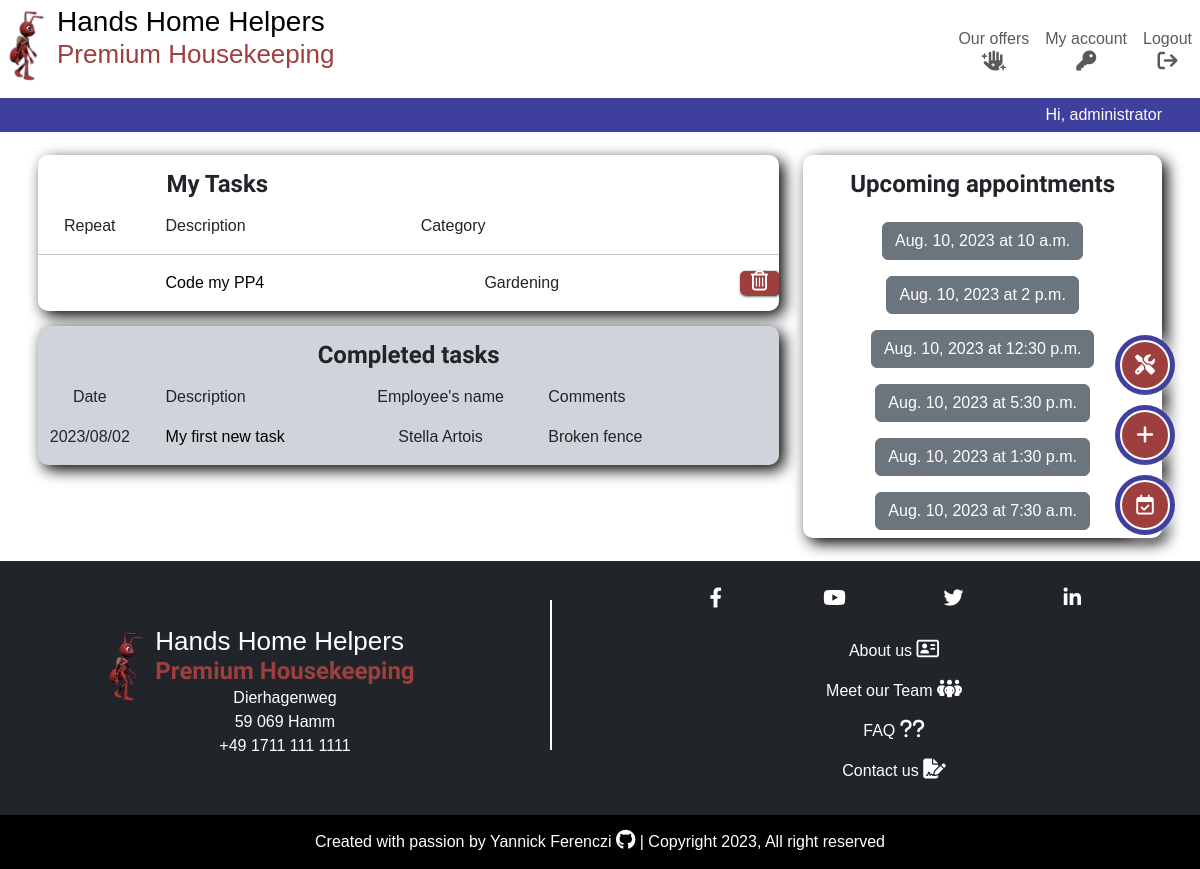
Before: /dashboard/ (signed in) with the older database file.
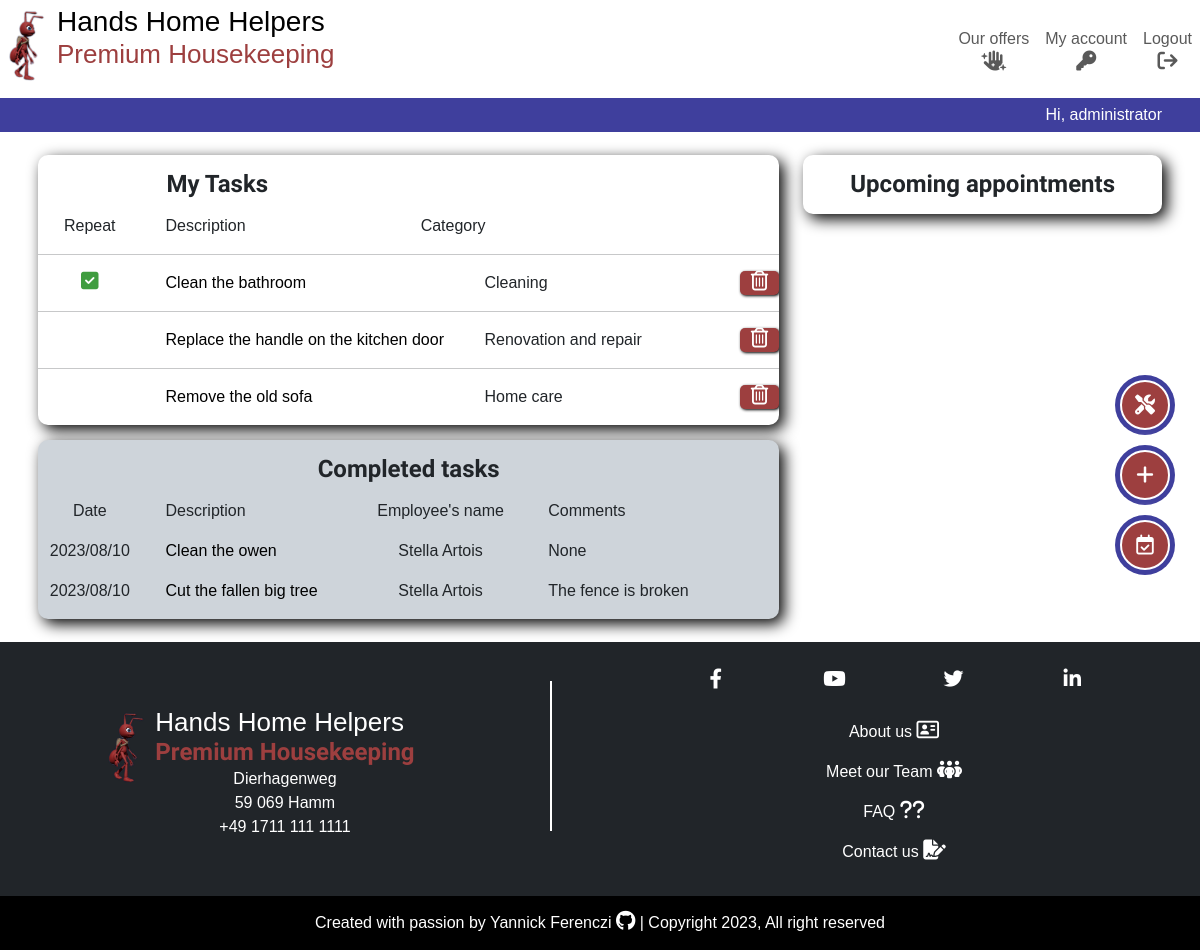
After: the same page with the newer database file.
### tasks/models.py (models this page shows, shortened)
class Task(models.Model):
    CATEGORIES = [
        ("Gardening", "Gardening"),
        ("Cleaning", "Cleaning"),
        ("Garden patch", "Garden patch"),
        ("Swimming pool", "Swimming pool"),
        ("Renovation and repair", "Renovation and repair"),
        ("Home care", "Home care"),
    ]
    name = models.CharField(max_length=250, )
    done = models.BooleanField(default=False)
    owner = models.ForeignKey(
        User,
        on_delete=models.CASCADE,
        related_name="task_owner",
    )
    created_on = models.DateField(auto_now_add=True)
    category = models.CharField(
        max_length=50,
        choices=CATEGORIES,
        default="CLEANING",
    )
    repeat = models.BooleanField(default=False)
    employee = models.ForeignKey(
        Employee,
        on_delete=models.PROTECT,
        related_name="employees",
        blank=True,
        null=True,
    )
    comment = models.CharField(max_length=250, blank=True, null=True)
    class Meta:
        ordering = ["-created_on"]

class Employee(models.Model):
    first_name = models.CharField(max_length=250)
    last_name = models.CharField(max_length=250)
    active = models.BooleanField(default=True)
    @property
    def full_name(self):
        return f"{self.first_name} {self.last_name}"

### appointments/models.py (models this page shows, shortened)
class Appointment(models.Model):
    POSSIBLE_TIME = [
        (time.fromisoformat("07:00"), "7:00"),
        (time.fromisoformat("07:30"), "7:30"),
        (time.fromisoformat("08:00"), "8:00"),
        (time.fromisoformat("08:30"), "8:30"),
        (time.fromisoformat("09:00"), "9:00"),
        (time.fromisoformat("09:30"), "9:30"),
        (time.fromisoformat("10:00"), "10:00"),
        (time.fromisoformat("10:30"), "10:30"),
        (time.fromisoformat("11:00"), "11:00"),
        (time.fromisoformat("11:30"), "11:30"),
        (time.fromisoformat("12:00"), "12:00"),
        (time.fromisoformat("12:30"), "12:30"),
        (time.fromisoformat("13:00"), "13:00"),
        (time.fromisoformat("13:30"), "13:30"),
        (time.fromisoformat("14:00"), "14:00"),
        (time.fromisoformat("14:30"), "14:30"),
        (time.fromisoformat("15:00"), "15:00"),
        (time.fromisoformat("15:30"), "15:30"),
        (time.fromisoformat("16:00"), "16:00"),
        (time.fromisoformat("16:30"), "16:30"),
        (time.fromisoformat("17:00"), "17:00"),
        (time.fromisoformat("17:30"), "17:30"),
        (time.fromisoformat("18:00"), "18:00"),
        (time.fromisoformat("18:30"), "18:30"),
        (time.fromisoformat("19:00"), "19:00"),
    ]
    appointment_owner = models.ForeignKey(
        User,
        on_delete=models.CASCADE,
        related_name="appointment_owner",
    )
    appointment_day = models.DateField(verbose_name="Day of appointment")
    appointment_start_time = models.TimeField(
        choices=POSSIBLE_TIME, verbose_name="Starting time")
    appointment_end_time = models.TimeField(
        choices=POSSIBLE_TIME,
        verbose_name="Ending time"
    )
    appointment_tasks = models.ManyToManyField(
        Task,
        related_name="associated_tasks",
    )

### tasks/views.py (the view)
class TaskList(LoginRequiredMixin, generic.ListView):
    model = Task
    template_name = "tasks/dashboard.html"
    paginated_by = 50
    def get_queryset(self):
        return Task.objects.filter(owner=self.request.user)
    def get_context_data(self, *args, **kwargs):
        context = super().get_context_data(*args, **kwargs)
        appointments = Appointment.objects.filter(appointment_owner=self.request.user).order_by("appointment_day")
        context["appointments"] = appointments
        return context

### tasks/templates/tasks/dashboard.html (shortened to what the changed rows need)
{% extends "base.html" %}
{% load static %}
{% block content %}
<div class="container-fluid container-lg p-2">
    <div class="row">
        <div class="col-12 col-md-8 order-2 order-md-1">
            <div class="dashboard-item">
                {% for task in task_list %}
                {% if not task.done %}
                <div class="row">
                    <hr>
                    <div class="col-2 centered-content">
                        {% if task.repeat %} <i class="fa-solid fa-square-check green-success"></i>
                        {%endif %}
                    </div>
                    <div class="col-5">
                        <a href="{% url 'task_detail' task.id %}">{{ task.name }}</a>
                    </div>
                    <div class="col-4">
                        <p>{{ task.category }}</p>
                    </div>
                    <div class="col-1">
                        <div class="btn-delete">
                            <a href="{% url 'task_delete' task.pk %}">
                                <p class="centered-content"><i class="fa-regular fa-trash-can white-text"></i></p>
                            </a>
                        </div>
                    </div>
                </div>
                {% endif %}
                {% endfor %}
            </div>
            <div class="dashboard-item bg-dark-subtle">
                {% for task in task_list %}
                {% if task.done %}
                <div class="row">
                    <div class="col-2">
                        <p class="centered-content">{{ task.created_on|date:"Y/m/d" }}</p>
                    </div>
                    <div class="col-3">
                        <a href="#">{{ task.name }}</a>
                    </div>
                    <div class="col-3">
                        <p class="centered-content">{{ task.employee.full_name }}</p>
                    </div>
                    <div class="col-4">
                        {{ task.comment }}
                    </div>
                </div>
                {% endif %}
                {% endfor %}
            </div>
        </div>
        <div class="col-12 col-md-4 order-1 order-md-2">
            <div class="dashboard-item">
                {% for appointment in appointments %}
                <div class="row">
                    <div class="col  centered-content p-2">
                        <a class="btn btn-secondary" href="{% url 'appointment_detail' appointment.pk %}">
                            {{appointment.appointment_day }} at {{ appointment.appointment_start_time }}
                        </a>
                    </div>
                </div>
                {% endfor %}
            </div>
        </div>
    </div>
</div>
{% endblock content %}

Changed rows visible on the page:
removed Task: name "Code my PP4", category "Gardening", shown under "My Tasks"
removed Task: created_on "2023/08/02", name "My first new task", employee.full_name "Stella Artois", comment "Broken fence", shown under "Completed tasks"
removed Appointment: appointment_day "Aug. 10, 2023", appointment_start_time "10 a.m."
removed Appointment: appointment_day "Aug. 10, 2023", appointment_start_time "2 p.m."
removed Appointment: appointment_day "Aug. 10, 2023", appointment_start_time "12:30 p.m."
removed Appointment: appointment_day "Aug. 10, 2023", appointment_start_time "5:30 p.m."
removed Appointment: appointment_day "Aug. 10, 2023", appointment_start_time "1:30 p.m."
removed Appointment: appointment_day "Aug. 10, 2023", appointment_start_time "7:30 a.m."
added Task: repeat True (drawn), name "Clean the bathroom", category "Cleaning", shown under "My Tasks"
added Task: name "Replace the handle on the kitchen door", category "Renovation and repair", shown under "My Tasks"
added Task: name "Remove the old sofa", category "Home care", shown under "My Tasks"
added Task: created_on "2023/08/10", name "Clean the owen", employee.full_name "Stella Artois", comment "None", shown under "Completed tasks"
added Task: created_on "2023/08/10", name "Cut the fallen big tree", employee.full_name "Stella Artois", comment "The fence is broken", shown under "Completed tasks"
